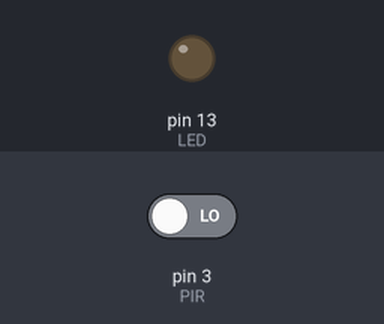
The sketch below on a simulated Arduino Uno, built with avr-gcc and run on an emulated ATmega328P. On the bench: output pins drawn as LEDs (lit = HIGH). Inputs (shaded band) come from the test bench; at power-on: pin 3 (PIR) LOW.

Above: at 1.2 s.
1.3 s: pin 3 (PIR) driven HIGH
At 2.4 s:
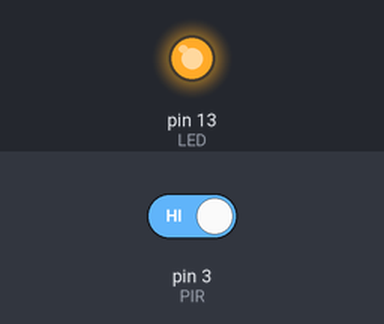
2.8 s: pin 3 (PIR) driven LOW
At 3.5 s:
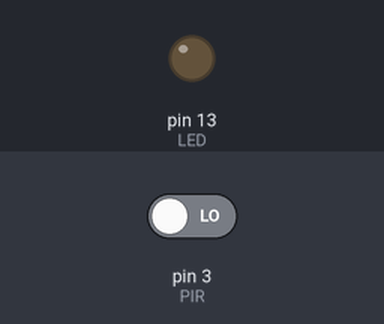
Timing chart, 0 to 5.8 s (numbered marks = the images above; inputs shaded):
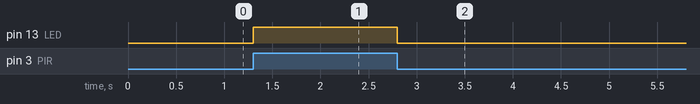

Measured:
- after the input at 1.3 s, pin 13 (LED): LOW → HIGH at once
- after the input at 2.8 s, pin 13 (LED): HIGH → LOW at once

The sketch:

PIR_LED.ino
```cpp
const int LED = 13;
const int PIR = 3;
int value;


void setup() {
  pinMode(LED, OUTPUT);
  pinMode(PIR, INPUT);

}

void loop() {
  value = digitalRead(PIR);

  if (value == HIGH)
  {
    digitalWrite(LED, HIGH);
  }
  else
  {
    digitalWrite(LED, LOW);
  }


}
```
